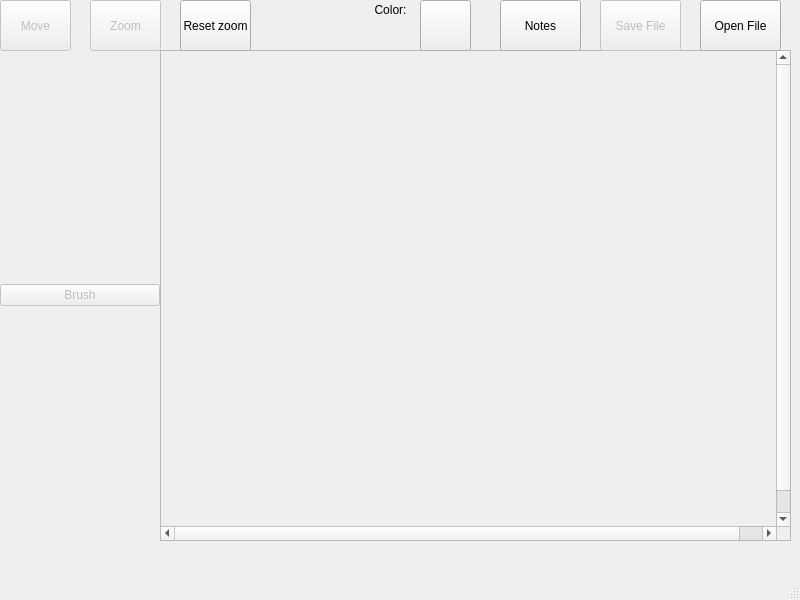
<?xml version="1.0" encoding="UTF-8"?>
<ui version="4.0">
 <class>MainWindow</class>
 <widget class="QMainWindow" name="MainWindow">
  <property name="geometry">
   <rect>
    <x>0</x>
    <y>0</y>
    <width>800</width>
    <height>600</height>
   </rect>
  </property>
  <property name="windowTitle">
   <string>MainWindow</string>
  </property>
  <widget class="QWidget" name="centralwidget">
   <widget class="QWidget" name="verticalLayoutWidget">
    <property name="geometry">
     <rect>
      <x>0</x>
      <y>50</y>
      <width>160</width>
      <height>491</height>
     </rect>
    </property>
    <layout class="QVBoxLayout" name="verticalLayout">
     <item>
      <widget class="QPushButton" name="brushButton">
       <property name="enabled">
        <bool>false</bool>
       </property>
       <property name="text">
        <string>Brush</string>
       </property>
       <property name="checkable">
        <bool>true</bool>
       </property>
      </widget>
     </item>
    </layout>
   </widget>
   <widget class="QScrollArea" name="scrollArea">
    <property name="geometry">
     <rect>
      <x>160</x>
      <y>50</y>
      <width>631</width>
      <height>491</height>
     </rect>
    </property>
    <property name="widgetResizable">
     <bool>false</bool>
    </property>
    <widget class="QWidget" name="scrollAreaWidgetContents">
     <property name="geometry">
      <rect>
       <x>0</x>
       <y>0</y>
       <width>639</width>
       <height>499</height>
      </rect>
     </property>
    </widget>
   </widget>
   <widget class="QPushButton" name="fileopenButton">
    <property name="geometry">
     <rect>
      <x>700</x>
      <y>0</y>
      <width>81</width>
      <height>51</height>
     </rect>
    </property>
    <property name="text">
     <string>Open File</string>
    </property>
   </widget>
   <widget class="QPushButton" name="zoomButton">
    <property name="enabled">
     <bool>false</bool>
    </property>
    <property name="geometry">
     <rect>
      <x>90</x>
      <y>0</y>
      <width>71</width>
      <height>51</height>
     </rect>
    </property>
    <property name="text">
     <string>Zoom</string>
    </property>
    <property name="checkable">
     <bool>true</bool>
    </property>
   </widget>
   <widget class="QPushButton" name="moveButton">
    <property name="enabled">
     <bool>false</bool>
    </property>
    <property name="geometry">
     <rect>
      <x>0</x>
      <y>0</y>
      <width>71</width>
      <height>51</height>
     </rect>
    </property>
    <property name="text">
     <string>Move</string>
    </property>
    <property name="checkable">
     <bool>true</bool>
    </property>
   </widget>
   <widget class="QLabel" name="label">
    <property name="geometry">
     <rect>
      <x>370</x>
      <y>0</y>
      <width>41</width>
      <height>20</height>
     </rect>
    </property>
    <property name="text">
     <string>Color:</string>
    </property>
    <property name="alignment">
     <set>Qt::AlignCenter</set>
    </property>
   </widget>
   <widget class="QPushButton" name="brushcolorButton">
    <property name="geometry">
     <rect>
      <x>420</x>
      <y>0</y>
      <width>51</width>
      <height>51</height>
     </rect>
    </property>
    <property name="text">
     <string/>
    </property>
   </widget>
   <widget class="QPushButton" name="noteButton">
    <property name="geometry">
     <rect>
      <x>500</x>
      <y>0</y>
      <width>81</width>
      <height>51</height>
     </rect>
    </property>
    <property name="text">
     <string>Notes</string>
    </property>
   </widget>
   <widget class="QPushButton" name="filesaveButton">
    <property name="enabled">
     <bool>false</bool>
    </property>
    <property name="geometry">
     <rect>
      <x>600</x>
      <y>0</y>
      <width>81</width>
      <height>51</height>
     </rect>
    </property>
    <property name="text">
     <string>Save File</string>
    </property>
   </widget>
   <widget class="QPushButton" name="resetZoomButton">
    <property name="enabled">
     <bool>true</bool>
    </property>
    <property name="geometry">
     <rect>
      <x>180</x>
      <y>0</y>
      <width>71</width>
      <height>51</height>
     </rect>
    </property>
    <property name="text">
     <string>Reset zoom</string>
    </property>
   </widget>
  </widget>
  <widget class="QMenuBar" name="menubar">
   <property name="geometry">
    <rect>
     <x>0</x>
     <y>0</y>
     <width>800</width>
     <height>22</height>
    </rect>
   </property>
  </widget>
  <widget class="QStatusBar" name="statusbar"/>
 </widget>
 <resources/>
 <connections/>
</ui>
